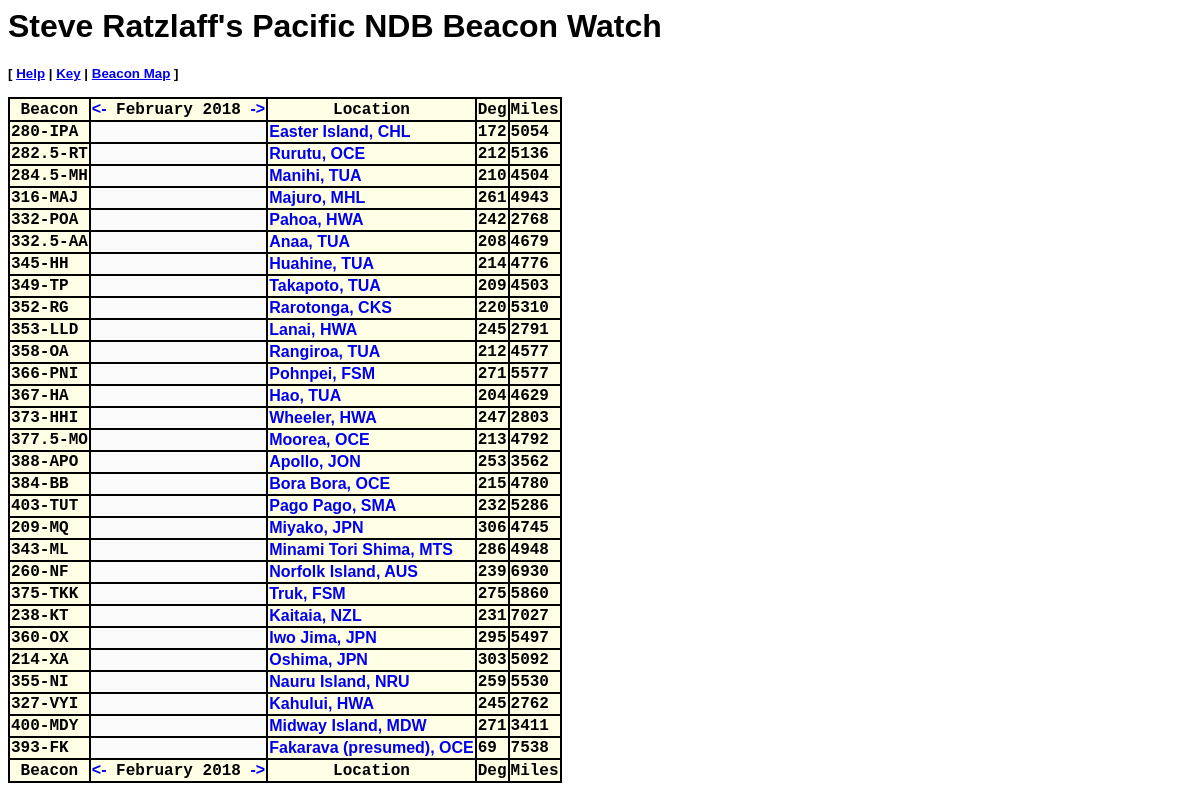
The app's page /log/steve/index.php with its own data.
### tables this page shows
CREATE TABLE `station` (
  `ID` varchar(13) NOT NULL default '',
  `khz` varchar(5) NOT NULL default '',
  `call` varchar(5) NOT NULL default '',
  `qth` varchar(20) NOT NULL default '',
  `sta` char(3) NOT NULL default '',
  `cnt` char(3) NOT NULL default '',
  `lat` float NOT NULL default '0',
  `lon` float NOT NULL default '0',
  PRIMARY KEY(`ID`)
);

### log/steve/index.php (called while the page is built, shortened)
<?php
include("config.inc");
include("sql.inc");
include("table.inc");
include("functions.inc");
$admin = 0;
include("main.inc");
?>

### log/steve/functions.inc (called while the page is built, shortened)
<?php
function text_table_name($type) {
  switch ($type) {
    case TYPE_LOG:		return 'log';		break;
    case TYPE_STATION:		return 'station';	break;
  }
}
function text_month($mm) {
  $months =	array("January","February","March","April","May","June","July","August","September","October","November","December");
  return ($months[((int)$mm)-1]);
}
function yyyymm_inc($yyyymm) {
  $yyyy =	(int) substr($yyyymm,0,4);
  $mm =		(int) substr($yyyymm,4,2);
  $months =	array("01","02","03","04","05","06","07","08","09","10","11","12");
  return ($yyyy.$months[$mm]);
}
function yyyymm_dec($yyyymm) {
  $yyyy =	(int) substr($yyyymm,0,4);
  $mm =		(int) substr($yyyymm,4,2);
  $months =	array("01","02","03","04","05","06","07","08","09","10","11","12");
  return ($yyyy.$months[$mm-2]);
}
function lead($num) {
  if ($num<10) {
    return "0".$num;
  }
  return "".$num;
}
?>

### log/steve/table.inc (called while the page is built, shortened)
<?php
function table_get_all($destinationType,$orderBy=false) {
  $destinationType =	text_table_name($destinationType);
  $sql =		 "SELECT\n"
			."  *\n"
			."FROM\n"
			."  `$destinationType`\n"
			.(($orderBy)?
			  ("ORDER BY '$orderBy'"):
			  ('')
			 );
  if (!$result = SQL_query($sql)) {
    print(SQL_error());
  }
  $out = array();
  while($row = SQL_fetch_array($result,MYSQL_ASSOC)) {
    $out[] =	$row;
  }
  return $out;
}
?>

### log/steve/sql.inc (called while the page is built, shortened)
<?php
function SQL_fetch_array($res,$type="") {
  switch(DATABASE_TYPE) {
    case DATABASE_MYSQL:
      if ($type == "")		return mysql_fetch_array($res);
      else			return mysql_fetch_array($res,$type);
    break;
  }
}
function SQL_num_rows($res) {
  switch(DATABASE_TYPE) {
    case DATABASE_MYSQL:
      return mysql_num_rows($res);
    break;
  }
}
function SQL_query($query,$link="") {
  switch(DATABASE_TYPE) {
    case DATABASE_MYSQL:
      if ($link == "")		return mysql_query($query);
      else			return mysql_query($query,$link);
    break;
  }
}
?>

### log/steve/main.inc (the view, shortened to what this page needs)
<?php
$head =		array();
$head[] =	"<html>\n";
$head[] =	"<head>\n";
$head[] =	"<style>\n";
$head[] =	"body { font-family: Verdana,Arial,Helvetica; }\n";
$head[] =	"td   { font-family: courier new, courier regular; width: 20px; text-align: center;}\n";
$head[] =	"th   { font-family: courier new, courier regular; background: rgb(255,255,230); }\n";
$head[] =	"th.l { text-align: left; }\n";
$head[] =	"th.new { background: rgb(255,200,200); }\n";
$head[] =	"th.admin { background: rgb(255,255,160); }\n";
$head[] =	".n   { text-align: center; background: rgb(250,250,250); }\n";
$head[] =	".f   { text-align: center; background: rgb(255,140,140); }\n";
$head[] =	".p   { text-align: center; background: rgb(255,200,200); }\n";
$head[] =	".w   { text-align: center; background: rgb(255,220,200); }\n";
$head[] =	".m   { text-align: center; background: rgb(220,255,220); }\n";
$head[] =	".g   { text-align: center; background: rgb(100,255,100); }\n";
$head[] =	".v   { text-align: center; background: rgb(0,255,0); }\n";
$head[] =	"input.50 { width: 50px; }\n";
$head[] =	"input.80 { width: 80px; }\n";
$head[] =	"a.nav { text-decoration: none; font-family: Arial; }\n";
$head[] =	"a.info { text-decoration: none; color: rgb(0,0,0); }\n";
$head[] =	"</style>\n";
$head[] =	"<script language='javascript' type='text/javascript'>\n";
$head[] =	"function map(lat,lon) {\n";
$head[] =	"  var map_hd =	window.open(\"http://www.mapquest.com/maps/map.adp?latlongtype=decimal&latitude=\"+lat+\"&longitude=\"+lon+\"&size=big&zoom=1\",\"map\",\"width=800,height=600,resizable=1,scrollbars=1,status=0,menubar=0,location=1,toolbar=0\");\n";
$head[] =	"  map_hd.focus();\n";
$head[] =	"}\n";
$head[] =	"function region_map() {\n";
$head[] =	"  var map2_hd =	window.open(\"http://www.classaxe.com/dx/images/pacific_map.gif\",\"map2\",\"width=360,height=420,resizable=1,scrollbars=0,status=0,menubar=1,location=1,toolbar=0\");\n";
$head[] =	"  map2_hd.focus();\n";
$head[] =	"}\n";
$head[] =	"function get_range_bearing(qth_lat,qth_lon,dx_lat,dx_lon,units) {\n";
$head[] =	"  if (qth_lat == dx_lat && qth_lon==dx_lon) {\n";
$head[] =	"    return new Array(0,0);\n";
$head[] =	"  }\n";
$head[] =	"  var dlon = (dx_lon - qth_lon)\n";
$head[] =	"  if (Math.abs(dlon) > 180) {\n";
$head[] =	"    dlon = (360 - Math.abs(dlon))*(0-(dlon/Math.abs(dlon)));\n";
$head[] =	"  }\n";
$head[] =	"  var rinlat =		qth_lat*0.01745;	// convert to radians\n";
$head[] =	"  var rinlon =		qth_lon*0.01745;\n";
$head[] =	"  var rfnlat =		dx_lat*0.01745;\n";
$head[] =	"  var rdlon =		dlon*0.01745;\n";
$head[] =	"  var rgcdist =	Math.acos(Math.sin(rinlat)*Math.sin(rfnlat)+Math.cos(rinlat)*Math.cos(rfnlat)*Math.cos(rdlon));\n";
$head[] =	"  var rincourse =	(Math.sin(rfnlat)-Math.cos(rgcdist)*Math.sin(rinlat))/(Math.sin(rgcdist)*Math.cos(rinlat));\n";
$head[] =	"  rincourse =		Math.acos(rincourse);\n";
$head[] =	"  incourse =		rincourse*57.3;\n";
$head[] =	"  if (dlon < 0) {\n";
$head[] =	"    incourse =		360 - incourse;\n";
$head[] =	"  }\n";
$head[] =	"  switch (units) {\n";
$head[] =	"    case \"mi\": var dx = Math.round(Math.abs(rgcdist)*3958.284); break;\n";
$head[] =	"    case \"nm\": var dx = Math.round(Math.abs(rgcdist)*3439.719); break;\n";
$head[] =	"    default:   var dx = Math.round(Math.abs(rgcdist)*6370.614); break;\n";
$head[] =	"  }\n";
$head[] =	"  return new Array(Math.round(incourse),dx);\n";
$head[] =	"}\n";
$head[] =	"</script>\n";
$head[] =	"</head>\n";
$head[] =	"<body bgcolor='#ffffff'>\n";
$head[] =	"<form name='form' action='./' method='POST'>\n";
$foot =		array();
$foot[] =	"</form>\n";
$foot[] =	"</body>\n";
$foot[] =	"</html>\n";
if (!isset($mode)) {
  $mode = "station_list";
}
$out =	array();
switch($mode) {
  case "station_list":
    if (!isset($yyyymm)) {
      $now =	getdate();
      $yyyy =	$now['year'];
      $mm =	lead($now['mon']);
      $yyyymm =	$yyyy.$mm;
    }
    else {
      $mm =	substr($yyyymm,4,2);
      $yyyy =	substr($yyyymm,0,4);
    }
    $out[] =		implode($head,"");
    $out[] =		"<h1>Steve Ratzlaff's Pacific NDB Beacon Watch</h1>\n";
    $out[] =		"<p><small><b>[ ";
    $out[] =		"<a onmouseover='window.status=\"Click for instructions\";return true;' onmouseout='window.status=\"\";return true;' ";
    $out[] =		"href='javascript:alert(\"HELP\\n";
    $out[] =		"1) Click on left or right arrows by month name to change month;\\n";
    $out[] =		"2) Move mouse over readings and see more info in browser Status Bar;\\n";
    $out[] =		"3) Click location name to open a map;\\n";
    $out[] =		"4) Printing - for best results, alter page setup to \\\"Landscape\\\";\\n";
    $out[] =		"\\n\\\"NDB Beacon Watch\\\" software by Martin Francis\")'>Help</a> | ";
    $out[] =		"<a onmouseover='window.status=\"Click to see Key for reporting\";return true;' onmouseout='window.status=\"\";return true;' ";
    $out[] =		"href='javascript:alert(\"KEY\\n";
    $out[] =		"(In order of signal strength...)\\n";
    $out[] =		"F - Faint\\n";
    $out[] =		"P - Poor\\n";
    $out[] =		"W - Weak\\n";
    $out[] =		"M - Medium\\n";
    $out[] =		"G - Good\\n";
    $out[] =		"V - Very Good\")'>Key</a> | ";
    $out[] =		" <a href='javascript:region_map()' onmouseover='window.status=\"Click to see regional map of Pacific\"; return true;'onmouseout='window.status=\"\";return true;'>";
    $out[] =		"Beacon Map</a> ]";
    $out[] =		"</b></small></p>\n";
    if ($temp = table_get_all(TYPE_STATION,"khz")) {
      $stations =	array();
      for ($i=0; $i<count($temp); $i++) {
        $stations[$temp[$i]['ID']] =		$temp[$i];
        $stations[$temp[$i]['ID']]['log'] =	array();
      }
      if ($log_entries = table_get_all(TYPE_LOG)) {
        $dates =	array();
        sort($dates);
      }
      $out[] =		"<table cellpadding='1' cellspacing='0' border='1' bordercolor='#000000'>\n";
      $out[] =		"  <tr>\n";
      $out[] =		"    <th rowspan='2'>Beacon</th>\n";
      $out[] =		($admin ? "    <th rowspan='2' class='admin'>Log</th>\n" : "");
      $out[] =          "    <th colspan='".count($dates)."'".((count($dates))?(""):(" rowspan='2'"))." nowrap>";
      $out[] =          "<a class='nav' href='./?mode=station_list&yyyymm=".yyyymm_dec($yyyymm)."'>&lt;-</a>";
      $out[] =          " ".text_month($mm)." ".$yyyy." ";
      $out[] =          "<a class='nav' href='./?mode=station_list&yyyymm=".yyyymm_inc($yyyymm)."'>-&gt;</a>";
      $out[] =          "</th>\n";
      $out[] =		"    <th rowspan='2'>Location</th>\n";
      $out[] =		"    <th rowspan='2'>Deg</th>\n";
      $out[] =		"    <th rowspan='2'>Miles</th>\n";
      $out[] =		"  </tr>\n";
      $out[] =		"  <tr>\n";
      $out[] =		"  </tr>\n";
      foreach ($stations as $ID=>$t) {
        $out[] =	"  <tr>\n";
        $out[] =	"    <th class='l' nowrap>".$stations[$ID]['khz']."-".$stations[$ID]['call']."</th>\n";
        if (count($dates)) {
          for ($i=0; $i<count($dates); $i++) {
            $rx =		((isset($stations[$ID]['log'][$dates[$i]]) && $stations[$ID]['log'][$dates[$i]]['rx'])?
				 ($stations[$ID]['log'][$dates[$i]]['rx']):(0));
            if ($rx) {
              $tmp =     $stations[$ID]['call']."-".$stations[$ID]['khz']." on "
			.$stations[$ID]['log'][$dates[$i]]['yyyymmdd']
			.(($stations[$ID]['log'][$dates[$i]]['hhmm'])?("@".$stations[$ID]['log'][$dates[$i]]['hhmm']."UTC"):(""))."   ";
              switch($stations[$ID]['log'][$dates[$i]]['rx']) {
                case "F": $tmp.= "Faint"; break;
                case "P": $tmp.= "Poor"; break;
                case "W": $tmp.= "Weak"; break;
                case "M": $tmp.= "Medium"; break;
                case "G": $tmp.= "Good"; break;
                case "V": $tmp.= "Very Good"; break;
              }
              $tmp.=	"   ".str_replace("'","`",$stations[$ID]['log'][$dates[$i]]['notes']);
              $out[] =	"    <td class='".$rx."' title='$tmp'>";
              $out[] =	"<a class='info' href='javascript:void null' onmouseover='window.status=\"$tmp\";return true;' ";
              $out[] =	"onmouseout= \"window.status='';return true;\"";
              $out[] =	">$rx</a></td>\n";
            }
            else {
              $out[] =	"    <td class='n'>&nbsp;</td>";
            }
          }
        }
        else {
          $out[] =	"    <td class='n'>&nbsp;</td>";
        }
        $out[] =	"    <th class='l' nowrap><a class = 'nav' href='javascript:map(".$stations[$ID]['lat'].",".$stations[$ID]['lon'].")'";
        $out[] =	" onmouseover='window.status=\"Show map for this location\"; return true;' onmouseout='window.status=\"\";return true;'>";
        $out[] =	$stations[$ID]['qth'].(($stations[$ID]['sta']!='')?(", ".$stations[$ID]['sta']):("")).(($stations[$ID]['cnt']!='')?(", ".$stations[$ID]['cnt']):(""))."</a></th>\n";
        $out[] =	"    <th class='l' nowrap><script type='text/javascript'>var rab = get_range_bearing($config_qth_lat,$config_qth_lon,".$stations[$ID]['lat'].",".$stations[$ID]['lon'].",'mi'); document.write(rab[0])</script></th>";
        $out[] =	"    <th class='l' nowrap><script type='text/javascript'>document.write(rab[1])</script></th>";
        $out[] =	"  </tr>\n";
      }
      $out[] =		"  <tr>\n";
      $out[] =		"    <th rowspan='2'>Beacon</th>\n";
      $out[] =		($admin ? "    <th rowspan='2' class='admin'>Log</th>\n" : "");
      $out[] =          "    <th colspan='".count($dates)."'".((count($dates))?(""):(" rowspan='2'"))." nowrap>";
      $out[] =          "<a class='nav' href='./?mode=station_list&yyyymm=".yyyymm_dec($yyyymm)."'>&lt;-</a>";
      $out[] =          " ".text_month($mm)." ".$yyyy." ";
      $out[] =          "<a class='nav' href='./?mode=station_list&yyyymm=".yyyymm_inc($yyyymm)."'>-&gt;</a>";
      $out[] =          "</th>\n";
      $out[] =		"    <th rowspan='2'>Location</th>\n";
      $out[] =		"    <th rowspan='2'>Deg</th>\n";
      $out[] =		"    <th rowspan='2'>Miles</th>\n";
      $out[] =		"  </tr>\n";
      $out[] =	"</table>\n";
    }
    else {
      $out[] =	"No stations have been entered";
    }
    $out[] =		implode($foot,"");
    print(implode($out,""));
  break;
}
?>

### records on screen
station: khz "280", call "IPA", qth "Easter Island", cnt "CHL"
station: khz "282.5", call "RT", qth "Rurutu", cnt "OCE"
station: khz "284.5", call "MH", qth "Manihi", cnt "TUA"
station: khz "316", call "MAJ", qth "Majuro", cnt "MHL"
station: khz "332", call "POA", qth "Pahoa", cnt "HWA"
station: khz "332.5", call "AA", qth "Anaa", cnt "TUA"
station: khz "345", call "HH", qth "Huahine", cnt "TUA"
station: khz "349", call "TP", qth "Takapoto", cnt "TUA"
station: khz "352", call "RG", qth "Rarotonga", cnt "CKS"
station: khz "353", call "LLD", qth "Lanai", cnt "HWA"
station: khz "358", call "OA", qth "Rangiroa", cnt "TUA"
station: khz "366", call "PNI", qth "Pohnpei", cnt "FSM"
station: khz "367", call "HA", qth "Hao", cnt "TUA"
station: khz "373", call "HHI", qth "Wheeler", cnt "HWA"
station: khz "377.5", call "MO", qth "Moorea", cnt "OCE"
station: khz "388", call "APO", qth "Apollo", cnt "JON"
station: khz "384", call "BB", qth "Bora Bora", cnt "OCE"
station: khz "403", call "TUT", qth "Pago Pago", cnt "SMA"
station: khz "209", call "MQ", qth "Miyako", cnt "JPN"
station: khz "343", call "ML", qth "Minami Tori Shima", cnt "MTS"
station: khz "260", call "NF", qth "Norfolk Island", cnt "AUS"
station: khz "375", call "TKK", qth "Truk", cnt "FSM"
station: khz "238", call "KT", qth "Kaitaia", cnt "NZL"
station: khz "360", call "OX", qth "Iwo Jima", cnt "JPN"
station: khz "214", call "XA", qth "Oshima", cnt "JPN"
station: khz "355", call "NI", qth "Nauru Island", cnt "NRU"
station: khz "327", call "VYI", qth "Kahului", cnt "HWA"
station: khz "400", call "MDY", qth "Midway Island", cnt "MDW"
station: khz "393", call "FK", qth "Fakarava (presumed)", cnt "OCE"

### other values on screen
implode($out,"") "February 2018 February 2018"
